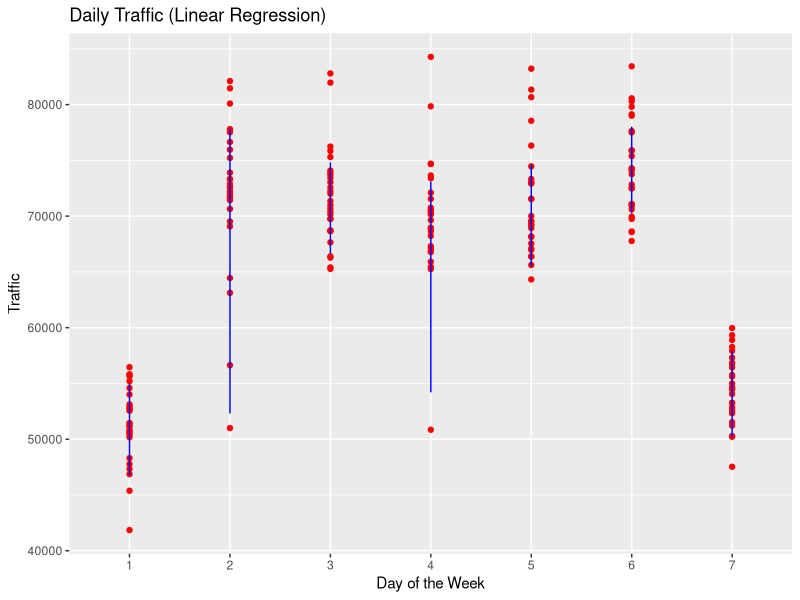

This figure's R source:
# Multiple Linear Regression

# Importing the dataset
dataset = read.csv('web_traffic.csv')

# Encoding categorical data
dataset$month = factor(dataset$month,
                       levels = c('1', '2', '3', '4', '5', '6', '7'),
                       labels = c(1, 2, 3, 4, 5, 6, 7))

dataset$dayofweek = factor(dataset$dayofweek,
                       levels = c('1', '2', '3', '4', '5', '6', '7'),
                       labels = c(1, 2, 3, 4, 5, 6, 7))

dataset$holiday = factor(dataset$holiday,
                       levels = c('0', '1'),
                       labels = c(1, 2))

# Splitting the dataset into the Training set and Test set
install.packages('caTools')
library(caTools)



set.seed(123)
split = sample.split(dataset$traffic, SplitRatio = 0.8)
training_set = subset(dataset, split == TRUE)
test_set = subset(dataset, split == FALSE)

# Feature Scaling
# training_set = scale(training_set)
# test_set = scale(test_set)

# Fitting Multiple Linear Regression to the Training set
regressor = lm(formula = traffic ~ .,
               data = training_set)

# Predicting the Test set results
y_pred = predict(regressor, newdata = test_set)

# Visualizeing the Linear Regression results
library(ggplot2)
ggplot() +
  geom_point(aes(x = dataset$dayofweek, y = dataset$traffic),
             color = 'red') + 
  geom_line(aes(x = dataset$dayofweek, y = predict(regressor, newdata = dataset)),
            color = 'blue') + 
  ggtitle('Daily Traffic (Linear Regression)') +
  xlab('Day of the Week') +
  ylab('Traffic')

y_pred_df = as.data.frame(y_pred)
